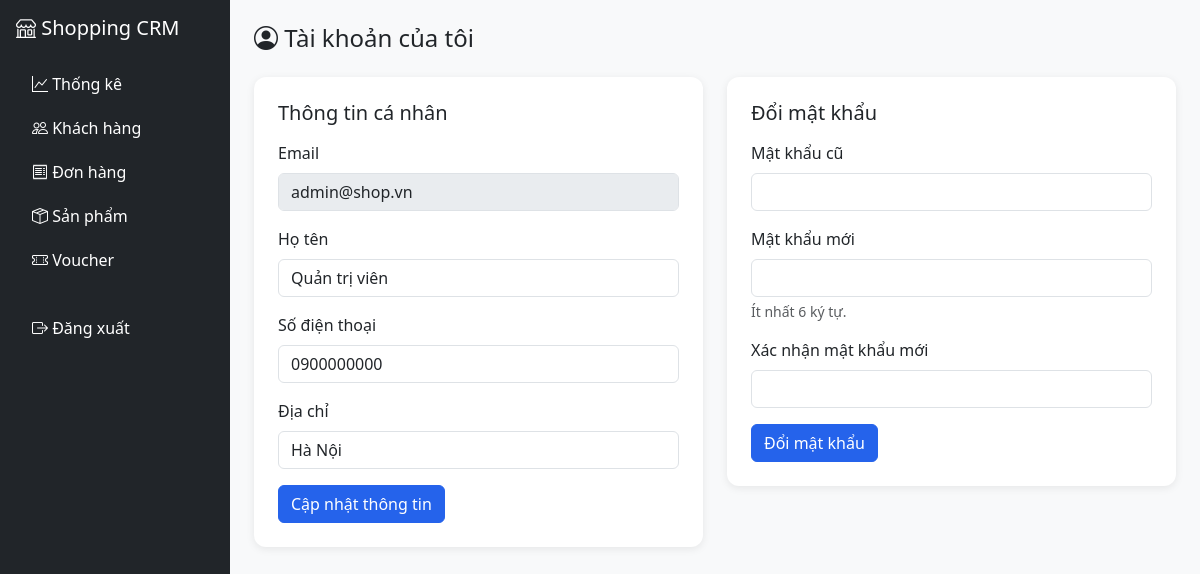
The app's page /profile.php (signed in) with its own data.
### tables this page shows
CREATE TABLE users (
  id INT AUTO_INCREMENT PRIMARY KEY,
  full_name VARCHAR(100) NOT NULL,
  email VARCHAR(150) NOT NULL UNIQUE,
  password VARCHAR(255) NOT NULL,
  phone VARCHAR(20),
  address VARCHAR(255),
  role ENUM('admin','customer') NOT NULL DEFAULT 'customer',
  points INT NOT NULL DEFAULT 0,
  status ENUM('active','locked') NOT NULL DEFAULT 'active',
  created_at DATETIME NOT NULL DEFAULT CURRENT_TIMESTAMP
);

### includes/functions.php (called while the page is built, shortened)
<?php
function e($value) {
    return htmlspecialchars((string)$value, ENT_QUOTES, 'UTF-8');
}

### profile.php (the view, shortened to what this page needs)
<?php
require __DIR__ . '/config/db.php';
require __DIR__ . '/includes/functions.php';
$uid = $_SESSION['user_id'];
$stmt = $pdo->prepare('SELECT * FROM users WHERE id = ?');
$stmt->execute([$uid]);
$user = $stmt->fetch();
require __DIR__ . '/includes/header.php';
?>
<h4 class="mb-4"><i class="bi bi-person-circle"></i> Tài khoản của tôi</h4>
<div class="row g-4">
    <div class="col-md-6">
        <div class="card p-4">
            <h5 class="mb-3">Thông tin cá nhân</h5>
            <form method="post" action="">
                <div class="mb-3">
                    <label class="form-label">Email</label>
                    <input type="email" class="form-control" value="<?= e($user['email']) ?>" disabled>
                </div>
                <div class="mb-3">
                    <label class="form-label">Họ tên</label>
                    <input type="text" name="full_name" class="form-control" value="<?= e($user['full_name']) ?>" required>
                </div>
                <div class="mb-3">
                    <label class="form-label">Số điện thoại</label>
                    <input type="text" name="phone" class="form-control" value="<?= e($user['phone']) ?>">
                </div>
                <div class="mb-3">
                    <label class="form-label">Địa chỉ</label>
                    <input type="text" name="address" class="form-control" value="<?= e($user['address']) ?>">
                </div>
                <button type="submit" class="btn btn-primary">Cập nhật thông tin</button>
            </form>
        </div>
    </div>
    <div class="col-md-6">
        <div class="card p-4">
            <h5 class="mb-3">Đổi mật khẩu</h5>
            <form method="post" action="">
                <div class="mb-3">
                    <label class="form-label">Mật khẩu cũ</label>
                    <input type="password" name="old_password" class="form-control" required>
                </div>
                <div class="mb-3">
                    <label class="form-label">Mật khẩu mới</label>
                    <input type="password" name="new_password" class="form-control" required>
                    <div class="form-text">Ít nhất 6 ký tự.</div>
                </div>
                <div class="mb-3">
                    <label class="form-label">Xác nhận mật khẩu mới</label>
                    <input type="password" name="confirm_password" class="form-control" required>
                </div>
                <button type="submit" class="btn btn-primary">Đổi mật khẩu</button>
            </form>
        </div>
    </div>
</div>
<?php require __DIR__ . '/includes/footer.php'; ?>

### assets/css/style.css (style rules this page uses)
:root { --main-color: #2563eb; }
:root { scroll-behavior: auto; }
body { background-color: #f8f9fa; }
.btn-primary { background-color: var(--main-color); border-color: var(--main-color); }
.card { border: none; border-radius: 12px; box-shadow: 0 2px 8px rgba(0, 0, 0, 0.08); }

### records on screen
users: email "admin@shop.vn", full_name "Quản trị viên", phone "0900000000", address "Hà Nội"
